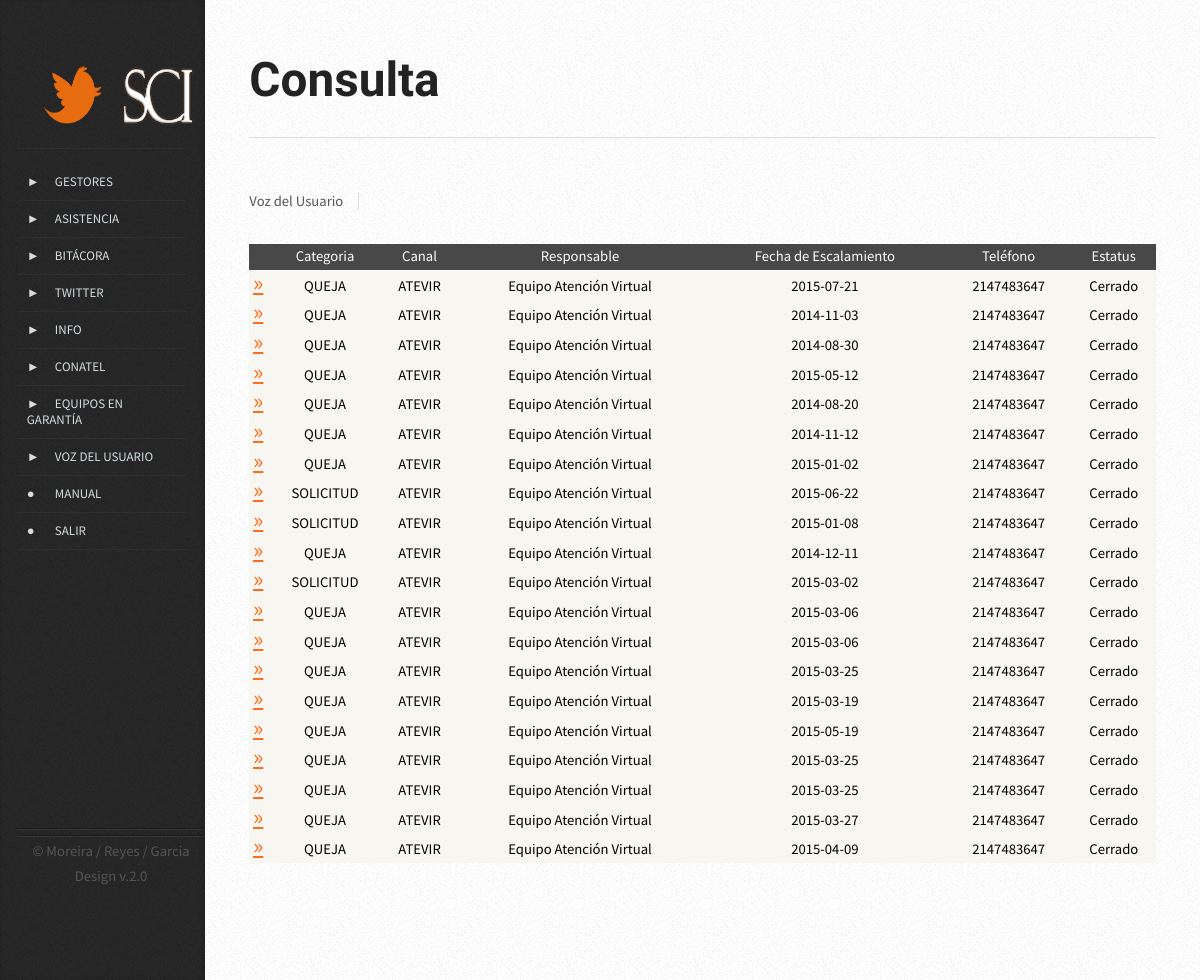
Screenshot of /vista/consulta_vozusu.php (signed in) with the database file from the repository.
### tables this page shows
CREATE TABLE `voz_usuario` (
  `voz_id` int(11) NOT NULL AUTO_INCREMENT,
  `voz_via` text,
  `voz_detalle` text,
  `voz_usuario` text,
  `voz_movil` int(10) DEFAULT NULL,
  `voz_tecno` varchar(20) DEFAULT NULL,
  `voz_plantea` varchar(2000) DEFAULT NULL,
  `voz_categoria` text,
  `voz_subcat` text,
  `voz_observa` varchar(2000) DEFAULT NULL,
  `voz_canal` varchar(50) DEFAULT NULL,
  `voz_respon` text,
  `voz_fechaes` date DEFAULT NULL,
  `voz_fechaci` date DEFAULT NULL,
  `voz_estatus` text,
  `voz_gestor` varchar(50) DEFAULT NULL,
  PRIMARY KEY (`voz_id`)
);

### modelo/mod_vozusu.php (called while the page is built, shortened)
<?php
class voz_usuario{
		public function mostrar($mysqlconn){
		$query= "SELECT * FROM voz_usuario ORDER BY voz_id DESC LIMIT 20";
		$consulta= mysqli_query($mysqlconn, $query) or die ("Consulta Errónea: ".mysqli_error($mysqlconn));
		if($consulta){
			return ($consulta);
			}
		}
}
?>

### controlador/listar_vozusu.php (the view, shortened to what this page needs)
<?php
                               $conexion = new Connex();
                               $mysqlconn= $conexion->conectar();
require("../modelo/mod_vozusu.php");
 $consulta= new voz_usuario();
 $listar=$consulta-> mostrar ($mysqlconn);
    if(mysqli_num_rows($listar)>0){
?>
<table id=tablaregistro width=" " border="2" bgcolor="#dcdcdc" align="center" id="listado" >
<thead >
  <tr bgcolor="#000000" >
  <th align="center" bgcolor="#484848"><div align="center" class="style1"></div></th>
  <th align="center" bgcolor="#484848"><div align="center" class="style1">Categoria</div></th>
  <th align="center" bgcolor="#484848"><div align="center" class="style1">Canal</div></th>
  <th align="center" bgcolor="#484848"><div align="center" class="style1">Responsable</div></th>
  <th align="center" bgcolor="#484848"><div align="center" class="style1">Fecha de Escalamiento</div></th>
  <th align="center" bgcolor="#484848"><div align="center" class="style1">Teléfono</div></th>
  <th align="center" bgcolor="#484848"><div align="center" class="style1">Estatus</div></th>
  </tr>
 </thead>
 <?php
 for($i=0; $i<mysqli_num_rows($listar); $i++){
 $row= mysqli_fetch_array($listar, MYSQLI_ASSOC);
 $voz_id=$row["voz_id"];
 $voz_categoria=$row["voz_categoria"];
 $voz_canal=$row["voz_canal"];
 $voz_respon=$row["voz_respon"];
 $voz_fechaes=$row["voz_fechaes"];
 $voz_movil=$row["voz_movil"];
 $voz_estatus=$row["voz_estatus"];
 ?>
 <tr>
 <td align="center" bgcolor="#f7f6f1"><span class="style2"><a id="enlace" href="detalle_vozusu.php?caso=<?php echo $voz_id;?>"> &#187 </a>
 <td align="center" bgcolor="#f7f6f1"><span class="style4"><?php echo $voz_categoria;?></span>
 <td align="center" bgcolor="#f7f6f1"><span class="style4"><?php echo $voz_canal;?></span>
 <td align="center" bgcolor="#f7f6f1"><span class="style4"><?php echo $voz_respon;?></a></span>
 <td align="center" bgcolor="#f7f6f1"><span class="style4"><?php echo $voz_fechaes;?></span>
 <td align="center" bgcolor="#f7f6f1"><span class="style4"><?php echo $voz_movil;?></span>
 <td align="center" bgcolor="#f7f6f1"><span class="style4"><?php echo $voz_estatus;?></span>
     <?php }?>
 </span>
 </table>
 <?php }?>

### vista/css/style.css (style rules this page uses)
body { background-color: #e8e8e8; background-image: url('images/bg02.png'); }
body,input,textarea,select { font-family: 'Source Sans Pro', sans-serif; font-weight: 400; color: #565656; }
a { color: #666; }
p, ul, ol, dl, table { margin-bottom: 1em; }
table { width: 100%; height: 2%; }
section > :last-child, article > :last-child { margin-bottom: 0; }

### vista/css/style-desktop.css (style rules this page uses)
body { height: 100%; }
body,input,textarea,select { line-height: 1.75em; }

### vista/css/style-narrow.css (style rules this page uses)
body { min-width: 1000px; }
body,input,textarea,select { font-size: 11pt; }

### controlador/listar_vozusu.php (style rules this page uses)
.style4 { color: #000000 }
#enlace { color: #fd6b1c; font-size: 24px; }

### rows the page displays
voz_usuario: voz_categoria "QUEJA", voz_canal "ATEVIR", voz_respon "Equipo Atención Virtual", voz_fechaes "2015-07-21", voz_movil "2147483647", voz_estatus "Cerrado"
voz_usuario: voz_categoria "QUEJA", voz_canal "ATEVIR", voz_respon "Equipo Atención Virtual", voz_fechaes "2014-11-03", voz_movil "2147483647", voz_estatus "Cerrado"
voz_usuario: voz_categoria "QUEJA", voz_canal "ATEVIR", voz_respon "Equipo Atención Virtual", voz_fechaes "2014-08-30", voz_movil "2147483647", voz_estatus "Cerrado"
voz_usuario: voz_categoria "QUEJA", voz_canal "ATEVIR", voz_respon "Equipo Atención Virtual", voz_fechaes "2015-05-12", voz_movil "2147483647", voz_estatus "Cerrado"
voz_usuario: voz_categoria "QUEJA", voz_canal "ATEVIR", voz_respon "Equipo Atención Virtual", voz_fechaes "2014-08-20", voz_movil "2147483647", voz_estatus "Cerrado"
voz_usuario: voz_categoria "QUEJA", voz_canal "ATEVIR", voz_respon "Equipo Atención Virtual", voz_fechaes "2014-11-12", voz_movil "2147483647", voz_estatus "Cerrado"
voz_usuario: voz_categoria "QUEJA", voz_canal "ATEVIR", voz_respon "Equipo Atención Virtual", voz_fechaes "2015-01-02", voz_movil "2147483647", voz_estatus "Cerrado"
voz_usuario: voz_categoria "SOLICITUD", voz_canal "ATEVIR", voz_respon "Equipo Atención Virtual", voz_fechaes "2015-06-22", voz_movil "2147483647", voz_estatus "Cerrado"
voz_usuario: voz_categoria "SOLICITUD", voz_canal "ATEVIR", voz_respon "Equipo Atención Virtual", voz_fechaes "2015-01-08", voz_movil "2147483647", voz_estatus "Cerrado"
voz_usuario: voz_categoria "QUEJA", voz_canal "ATEVIR", voz_respon "Equipo Atención Virtual", voz_fechaes "2014-12-11", voz_movil "2147483647", voz_estatus "Cerrado"
voz_usuario: voz_categoria "SOLICITUD", voz_canal "ATEVIR", voz_respon "Equipo Atención Virtual", voz_fechaes "2015-03-02", voz_movil "2147483647", voz_estatus "Cerrado"
voz_usuario: voz_categoria "QUEJA", voz_canal "ATEVIR", voz_respon "Equipo Atención Virtual", voz_fechaes "2015-03-06", voz_movil "2147483647", voz_estatus "Cerrado"
voz_usuario: voz_categoria "QUEJA", voz_canal "ATEVIR", voz_respon "Equipo Atención Virtual", voz_fechaes "2015-03-06", voz_movil "2147483647", voz_estatus "Cerrado"
voz_usuario: voz_categoria "QUEJA", voz_canal "ATEVIR", voz_respon "Equipo Atención Virtual", voz_fechaes "2015-03-25", voz_movil "2147483647", voz_estatus "Cerrado"
voz_usuario: voz_categoria "QUEJA", voz_canal "ATEVIR", voz_respon "Equipo Atención Virtual", voz_fechaes "2015-03-19", voz_movil "2147483647", voz_estatus "Cerrado"
voz_usuario: voz_categoria "QUEJA", voz_canal "ATEVIR", voz_respon "Equipo Atención Virtual", voz_fechaes "2015-05-19", voz_movil "2147483647", voz_estatus "Cerrado"
voz_usuario: voz_categoria "QUEJA", voz_canal "ATEVIR", voz_respon "Equipo Atención Virtual", voz_fechaes "2015-03-25", voz_movil "2147483647", voz_estatus "Cerrado"
voz_usuario: voz_categoria "QUEJA", voz_canal "ATEVIR", voz_respon "Equipo Atención Virtual", voz_fechaes "2015-03-25", voz_movil "2147483647", voz_estatus "Cerrado"
voz_usuario: voz_categoria "QUEJA", voz_canal "ATEVIR", voz_respon "Equipo Atención Virtual", voz_fechaes "2015-03-27", voz_movil "2147483647", voz_estatus "Cerrado"
voz_usuario: voz_categoria "QUEJA", voz_canal "ATEVIR", voz_respon "Equipo Atención Virtual", voz_fechaes "2015-04-09", voz_movil "2147483647", voz_estatus "Cerrado"
